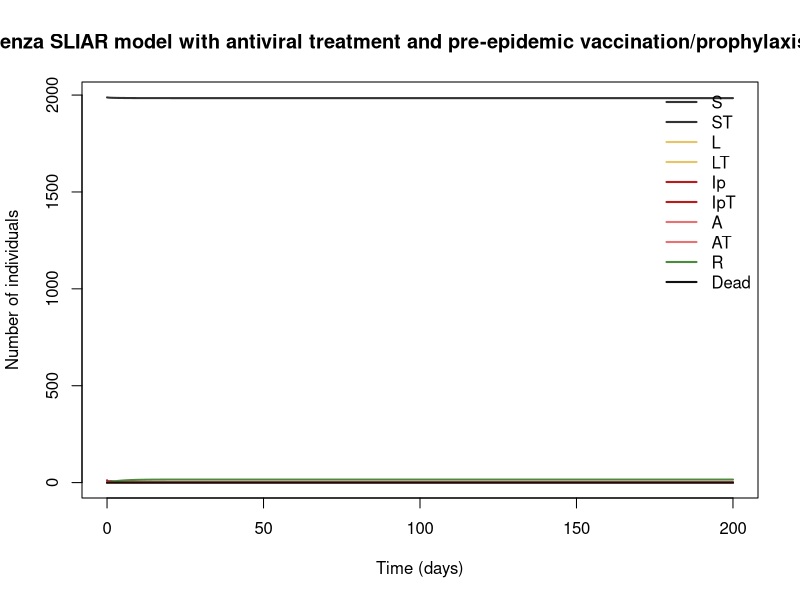

This figure's R source:
## Pandemic influenza SLIAR model with antiviral treatment and pre-epidemic vaccination/prophylaxis (Arino et al. 2008)
## Pandemic influenza.
## Parameter values: 0 of 25 checked against the source; the rest are recalled or illustrative.
## Reference: Arino J, Brauer F, van den Driessche P, Watmough J, Wu J. "A model for influenza with vaccination and antiviral treatment." J Theor Biol 2008;253:118–130. https://doi.org/10.1016/j.jtbi.2008.02.026 (PDF:…
## Source: https://doi.org/10.1016/j.jtbi.2008.02.026
##
## Generated from a compartmental model diagram (model format v1).
## Regenerating from the same diagram always gives this exact file.
##
## Compartments: S, ST, L, LT, Ip, IpT, A, AT, R, Dead
## Flows (time unit: days):
##   S -> L       : foi * S
##   ST -> LT     : sig_S * foi * ST
##   L -> Ip      : p_sym * k_lat * L
##   L -> A       : (1 - p_sym) * k_lat * L
##   L -> LT      : phi_L * L
##   LT -> L      : theta_L * LT
##   LT -> IpT    : p_sym * tau_av * k_latT * LT
##   LT -> AT     : (1 - p_sym * tau_av) * k_latT * LT
##   Ip -> R      : f_rec * alpha_r * Ip
##   Ip -> Dead   : (1 - f_rec) * alpha_r * Ip
##   Ip -> IpT    : phi_I * Ip
##   IpT -> Ip    : theta_I * IpT
##   IpT -> R     : fT_rec * alpha_T * IpT
##   IpT -> Dead  : (1 - fT_rec) * alpha_T * IpT
##   A -> R       : eta_r * A
##   A -> AT      : phi_A * A
##   AT -> A      : theta_A * AT
##   AT -> R      : eta_T * AT

library(deSolve)

# ---- Time ------------------------------------------------------------
times <- seq(0, 200, by = 0.2)  # days

# ---- Parameters ------------------------------------------------------
parameters <- c(
  k_lat = 0.526,     # exit rate from L, i.e. 1/1.9 d (1/day)
  k_latT = 0.526,    # exit rate from LT (1/day)
  alpha_r = 0.244,   # exit rate from Ip, i.e. 1/4.1 d (1/day)
  eta_r = 0.244,     # exit rate from A (1/day)
  alpha_T = 0.323,   # exit rate from IpT (1/day)
  eta_T = 0.323,     # exit rate from AT (1/day)
  p_sym = 0.667,     # fraction of latents who become symptomatic
  tau_av = 0.4,      # factor by which antivirals reduce the fraction who develop symptoms
  f_rec = 0.98,      # fraction of Ip who recover (1 - CFR)
  fT_rec = 1.0,      # fraction of IpT who recover
  eps_L = 0,         # relative infectivity of latents; Longini assumes 0
  delta_a = 0.5,     # relative infectivity of asymptomatics
  phi_L = 1.61,      # treatment rate, = -ln(1-0.8), i.e. 80% treated within 1 day (1/day)
  phi_I = 1.61,      # treatment rate, = -ln(1-0.8), i.e. 80% treated within 1 day (1/day)
  phi_A = 1.61,      # treatment rate, = -ln(1-0.8), i.e. 80% treated within 1 day (1/day)
  theta_L = 0.0179,  # relapse rate from treated back to untreated (1/day)
  theta_I = 0.0179,  # relapse rate from treated back to untreated (1/day)
  theta_A = 0.0179,  # relapse rate from treated back to untreated (1/day)
  sig_S = 0.7,       # relative susceptibility of ST
  sig_L = 0.2,       # relative infectivity of treated classes
  sig_I = 0.2,       # relative infectivity of treated classes
  sig_A = 0.2,       # relative infectivity of treated classes
  q_w = 0.4,         # fraction of symptomatics who withdraw from mixing
  b0 = 0.581,        # transmission coefficient under standard incidence with q_w = 0.4 (1/day)
  g_vac = 0          # fraction of S0 treated or vaccinated before the epidemic; the paper explores 0–0.7
)

# ---- Initial conditions ----------------------------------------------
state <- c(
  S = 1,      # untreated susceptible
  ST = 1988,  # treated (prophylaxed or vaccinated) susceptible
  L = 0,      # latent
  LT = 0,     # treated latent
  Ip = 12,    # symptomatic infective
  IpT = 0,    # treated symptomatic infective
  A = 0,      # asymptomatic infective
  AT = 0,     # treated asymptomatic infective
  R = 0,      # recovered
  Dead = 0    # influenza deaths (cumulative)
)

# ---- Model equations -------------------------------------------------
flu_arino2008_antiviral_model <- function(t, state, parameters) {
  with(as.list(c(state, parameters)), {
    # Total population
    N <- S + ST + L + LT + Ip + IpT + A + AT + R

    # Derived quantities
    N_M <- N - q_w * Ip - q_w * IpT                                                                                        # mixing population
    Lam <- eps_L * L + eps_L * sig_L * LT + (1 - q_w) * Ip + (1 - q_w) * sig_I * IpT + delta_a * A + delta_a * sig_A * AT  # total infectivity
    foi <- b0 * Lam / N_M                                                                                                  # force of infection on untreated susceptibles

    # Rates of change
    dS <- -foi * S
    dST <- -sig_S * foi * ST
    dL <- foi * S - p_sym * k_lat * L - (1 - p_sym) * k_lat * L - phi_L * L + theta_L * LT
    dLT <- sig_S * foi * ST + phi_L * L - theta_L * LT - p_sym * tau_av * k_latT * LT - (1 - p_sym * tau_av) * k_latT * LT
    dIp <- p_sym * k_lat * L - f_rec * alpha_r * Ip - (1 - f_rec) * alpha_r * Ip - phi_I * Ip + theta_I * IpT
    dIpT <- p_sym * tau_av * k_latT * LT + phi_I * Ip - theta_I * IpT - fT_rec * alpha_T * IpT - (1 - fT_rec) * alpha_T * IpT
    dA <- (1 - p_sym) * k_lat * L - eta_r * A - phi_A * A + theta_A * AT
    dAT <- (1 - p_sym * tau_av) * k_latT * LT + phi_A * A - theta_A * AT - eta_T * AT
    dR <- f_rec * alpha_r * Ip + fT_rec * alpha_T * IpT + eta_r * A + eta_T * AT
    dDead <- (1 - f_rec) * alpha_r * Ip + (1 - fT_rec) * alpha_T * IpT

    list(c(dS, dST, dL, dLT, dIp, dIpT, dA, dAT, dR, dDead))
  })
}

# ---- Solve -----------------------------------------------------------
out <- ode(y = state, times = times, func = flu_arino2008_antiviral_model, parms = parameters)
out <- as.data.frame(out)

# ---- Plot ------------------------------------------------------------
compartment_cols <- c(S = "#333333", ST = "#333333", L = "#E8C468", LT = "#E8C468", Ip = "#B71C1C", IpT = "#B71C1C", A = "#E57373", AT = "#E57373", R = "#4E8A3E", Dead = "#111111")
matplot(out$time, out[, names(compartment_cols)], type = "l", lty = 1, lwd = 2,
        col = compartment_cols, xlab = "Time (days)", ylab = "Number of individuals",
        main = "Pandemic influenza SLIAR model with antiviral treatment and pre-epidemic vaccination/prophylaxis (Arino et al. 2008)")
legend("topright", legend = names(compartment_cols), col = compartment_cols,
       lty = 1, lwd = 2, bty = "n")
